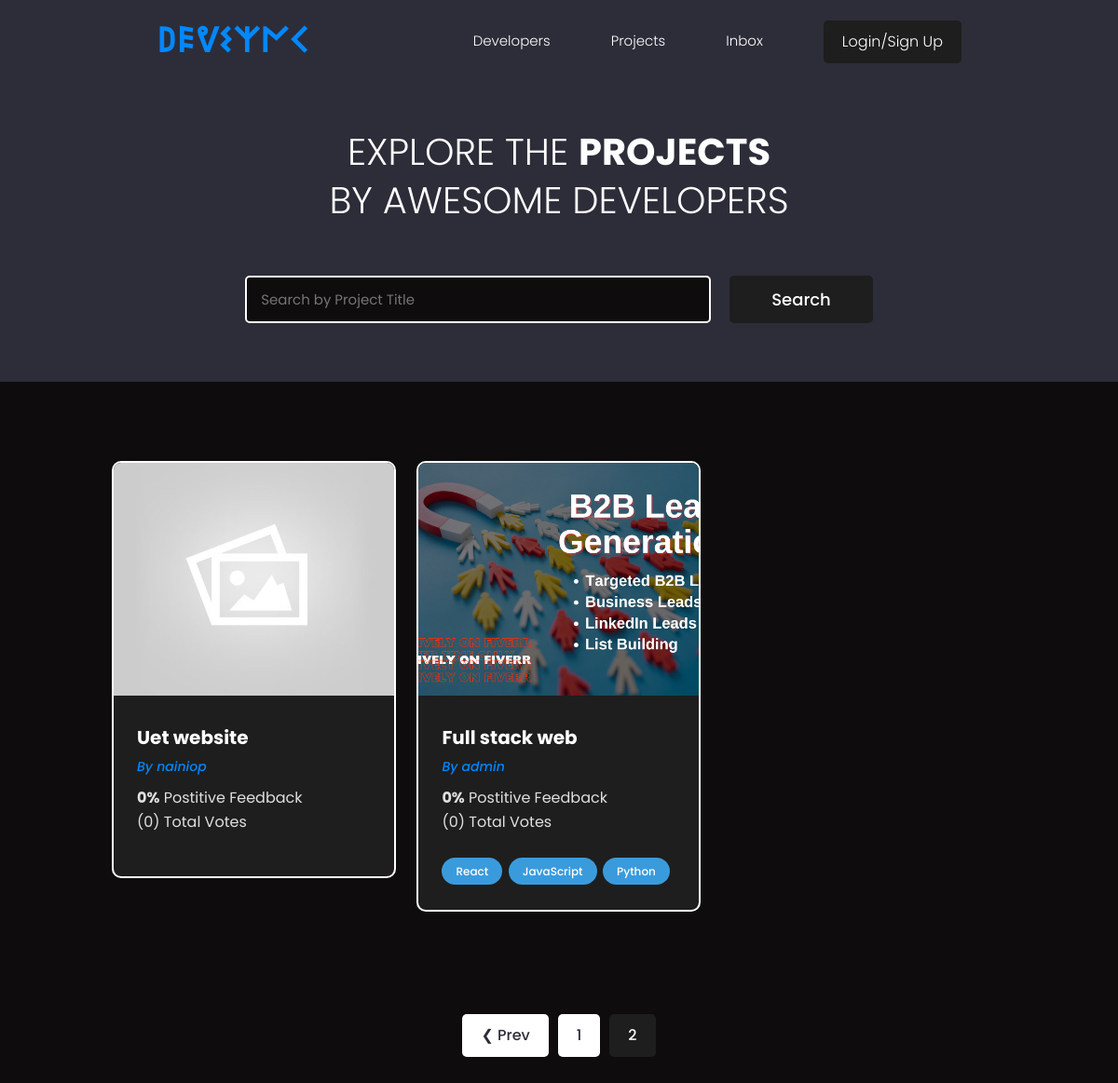
Screenshot of /projects/?page=2 with the database file from the repository.
### app2024/models.py (models this page shows, shortened)
class Project(models.Model):
    owner = models.ForeignKey(Profile, null=True, blank=True, on_delete=models.SET_NULL)
    title = models.CharField(max_length=200)
    description = models.TextField(null=True, blank=True)
    demo_link = models.CharField(max_length=2000, null=True, blank=True)
    source_link = models.CharField(max_length=2000, null=True, blank=True)
    featured_image = models.ImageField(null=True, blank=True, default="default.jpg")
    tags = models.ManyToManyField("Tag", blank=True)
    vote_total = models.IntegerField(default=0, null=True, blank=True)
    vote_ratio = models.IntegerField(default=0, null=True, blank=True)
    created = models.DateTimeField(auto_now_add=True)
    id = models.UUIDField(
        default=uuid.uuid4, unique=True, primary_key=True, editable=False
    )
    class Meta:
        ordering = ["-vote_ratio", "-vote_total"]

class Tag(models.Model):
    name = models.CharField(max_length=200)
    created = models.DateTimeField(auto_now_add=True)
    id = models.UUIDField(
        default=uuid.uuid4, unique=True, primary_key=True, editable=False
    )
    def __str__(self):
        return self.name

### users/models.py (models this page shows)
class Profile(models.Model):
    user = models.OneToOneField(User, on_delete=models.CASCADE, null=True, blank=True)
    name = models.CharField(max_length=200, null=True, blank=True)
    email = models.EmailField(max_length=200, unique=True, null=True, blank=True)
    username = models.CharField(max_length=200, null=True, blank=True)
    headline = models.CharField(max_length=200, null=True, blank=True)
    bio = models.TextField(null=True, blank=True)
    location = models.CharField(max_length=200, null=True, blank=True)
    profile_image = models.ImageField(
        max_length=200,
        null=True,
        blank=True,
        upload_to="profiles/",
        default="default_profile.png",
    )
    social_github = models.CharField(max_length=200, null=True, blank=True)
    social_twitter = models.CharField(max_length=200, null=True, blank=True)
    social_linkedin = models.CharField(max_length=200, null=True, blank=True)
    social_youtube = models.CharField(max_length=200, null=True, blank=True)
    social_website = models.CharField(max_length=200, null=True, blank=True)
    created = models.DateTimeField(auto_now_add=True)
    id = models.UUIDField(
        default=uuid.uuid4, unique=True, primary_key=True, editable=False
    )
    def __str__(self):
        return str(self.user.username)

### app2024/views.py (the view)
# urls.py: path('projects/',views.homepage,name='project'),
def homepage(request):
    q = ""
    if request.GET.get("q"):
        q = request.GET.get("q")
    tags = Tag.objects.filter(name__icontains=q)
    projects = Project.objects.distinct().filter(
        Q(title__icontains=q)
        | Q(description__icontains=q)
        | Q(owner__name__icontains=q)
        | Q(tags__in=tags)
    )
    page = request.GET.get("page")
    results = 3
    paginator = Paginator(projects, results)
    try:
        projects = paginator.page(page)
    except PageNotAnInteger:
        page = 1
        projects = paginator.page(page)
    except EmptyPage:
        page = paginator.num_pages
        projects = paginator.page(page)
    context = {"page": "Projects", "projects": projects, "q": q, "paginator": paginator}
    return render(request, "homepage.html", context)

### templates/homepage.html (shortened to what this page needs)
{% extends "base.html" %}
{% block content %}
<main class="home">
    <section class="hero-section text-center">
      <div class="container container--narrow">
        <div class="hero-section__box">
          <h2>Explore the <span>Projects</span></h2>
          <h2> by Awesome developers</h2>
        </div>
        <div class="hero-section__search">
          <form class="form" action="{% url 'project' %}" method="get">
            <div class="form__field">
              <input class="input input--text" id="formInput#search" type="text" name="q"
               value="{{q}}" placeholder="Search by Project Title" />
            </div>
            <input class="btn btn--sub btn--lg" type="submit" value="Search" />
          </form>
        </div>
      </div>
    </section>
    <section class="projectsList">
      <div class="container">
        <div class="grid grid--three">
            {% for project in projects %}
          <div class="column">
            <div class="card project">
              <a href="{% url 'projectpage' project.id %}" class="project">
                <img class="project__thumbnail" src="{{ project.featured_image.url }}" alt="project thumbnail" />
                <div class="card__body">
                  <h3 class="project__title">{{project.title}}</h3>
                  <p><a class="project__author" href="{% url 'user-profile' project.owner.id %}">By {{project.owner}}</a></p>
                  <p class="project--rating">
                    <span style="font-weight: bold;">{{project.vote_ratio}}%</span> Postitive
                    Feedback<br>({{project.vote_total}}) Total Vote{{project.vote_total|pluralize:"s"}}
                  </p>
                  <div class="project__tags">
                    {% for tag in project.tags.all %}
                    <span class="tag tag--pill tag--main">
                      <small>{{ tag }}</small>
                    </span>
                    {% endfor %}
                  </div>
                </div>
              </a>
            </div>
          </div>
          {% endfor %}
        </div>
      </div>
    </section>
    {% if projects.has_other_pages %}
    <div class="pagination">
      <ul class="container">
        {% if projects.has_previous %}
        <li><a class="btn page-link btn" href="?page={{projects.previous_page_number}}">&#10094; Prev</a></li>
        {% endif %}
        {% for page in paginator.page_range %}
        {% if page == projects.number %}
        <li><a class="btn page-link btn--sub" href="?={{page}}">{{page}}</a></li>
        {% else %}
        <li><a class="btn page-link" href="?page={{page}}">{{page}}</a></li>
        {% endif %}
        {% endfor %}
      </ul>
    </div>
    {% endif %}
  </main>
{% endblock content %}

### static/styles/app.css (style rules this page uses)
:root { --color-sub: #2d2d39; }
.btn--sub { background-color: var(--color-sub-light); }
.card { border: 2px solid var(--color-light); }
img { width: 100%; }
.hero-section { height: 40vh; display: flex; align-items: center; background-color: var(--color-sub); }
.hero-section__box { margin-bottom: 4rem; }
.hero-section__box>h2, .hero-section__box>h2>span { font-size: 4rem; color: var(--color-light); line-height: 1.3; text-transform: uppercase; }
.hero-section__box>h2 { font-weight: 300; }
.hero-section__box>h2>span { font-weight: 700; }
.hero-section__search>.form { display: flex; align-items: center; justify-content: center; gap: 2rem; }
.hero-section__search>.form input.input--text { width: 50rem; }
.pagination { margin-top: 8rem; margin-bottom: 10rem; }
.pagination>ul { flex-wrap: wrap; list-style: none; display: flex; align-items: center; justify-content: center; gap: 1rem; }
.pagination .btn { color: var(--color-sub); }
.pagination .btn.btn--sub { color: var(--color-light); }
.project__author { font-size: 1.4rem; font-style: italic; }
.project--rating { margin-bottom: 1.6em; margin-top: .5em; }
.projectsList { margin-top: 8rem; }
.project__thumbnail { height: 25rem; object-fit: cover; object-position: top center; }
.project__title { font-size: 2rem; font-weight: 700; color: var(--color-light); }

### static/uikit/styles/modules/_variables.css (style rules this page uses)
:root { --color-main: #0088ff; --color-main-light: #3a9bdc; --color-sub: #121212; --color-sub-light: #1e1e1e; --color-sub-lighter: #333333; --color-text: #e0e0e0; --color-gray: #757575; --color-light: #ffffff; --color-light-gray: #616161; --color-bg: #0e0c0c; --color-white: #ffffff; --color-white-light: #bfbfbf; --color-success: #4caf50; --color-success-bg: #2e7d32; --color-error: #f44336; --color-error-bg: #d32f2f; --font-base: 'Poppins', 'Segoe UI', Roboto, 'Helvetica Neue', Arial, sans-serif; --font-monospace: 'Fira Code', 'Courier New', Courier, monospace; --font-regular: 400; --font-medium: 500; --font-bold: 700; --generic-shadow: 2px 2px 8px rgba(0, 0, 0, 0.5); --generic-transition: all 0.3s ease-in-out; }

### static/uikit/styles/modules/_base.css (style rules this page uses)
* { margin: 0; padding: 0; box-sizing: border-box; text-rendering: optimizeLegibility; color: inherit; font-size: inherit; }
html { font-size: 50%; }
@media only screen and (min-width: 480px) { html { font-size: 56.25%; } }
@media only screen and (min-width: 1200px) { html { font-size: 62.5%; } }
body { line-height: 1.6; font-weight: 400; font-size: 1.5rem; color: var(--color-text); background-color: var(--color-bg); min-height: 100vh; }

### static/uikit/styles/modules/_typography.css (style rules this page uses)
* { font-family: var(--font-base); }
h2 { font-size: 3.6rem; font-weight: var(--font-bold); }
h3 { font-size: 3.2rem; font-weight: var(--font-medium); }
p, span, strong { font-size: 1.6rem; color: var(--color-text); font-weight: var(--font-regular); }
a { padding-bottom: 2px; text-decoration: none; display: inline-block; color: var(--color-main); font-weight: var(--font-medium); }

### static/uikit/styles/modules/_utilities.css (style rules this page uses)
.container { width: 92%; max-width: 165rem; margin: 0 auto; box-sizing: border-box; }
.container--narrow { width: 92%; max-width: 120rem; }
@media screen and (min-width: 1000px) { .container { width: 90%; } }
@media screen and (min-width: 1000px) { .container--narrow { width: 85%; } }
@media screen and (min-width: 1200px) { .container { width: 80%; } }
@media screen and (min-width: 1200px) { .container--narrow { width: 72%; } }
.text-center { text-align: center; }

### static/uikit/styles/modules/_button.css (style rules this page uses)
.btn { display: inline-block; position: relative; cursor: pointer; background-color: var(--color-light); font-weight: var(--font-medium); color: var(--color-sub); text-decoration: none; padding: 1rem 2rem; border-radius: 0.5rem; border: none; width: -webkit-fit-content; width: -moz-fit-content; width: fit-content; height: -webkit-fit-content; height: -moz-fit-content; height: fit-content; font-size: 1.6rem; outline-width: 0; outline-color: transparent; -webkit-backface-visibility: hidden; backface-visibility: hidden; transition: all 0.3s ease-in-out; }
.btn--sub { background-color: var(--color-sub); color: var(--color-white); }
.btn--lg { font-size: 1.8rem; padding: 1.2rem 4.5rem; }

### static/uikit/styles/modules/_card.css (style rules this page uses)
.card { border-radius: 1rem; background-color: var(--color-sub-light); border: 1.5px solid var(--color-light); width: auto; height: auto; margin-top: 0.5rem; margin-bottom: 0.5rem; overflow: hidden; }
.card__body, .card__header { padding: 2rem 2.5rem; }

### rows the page displays
Project: featured_image (placeholder picture), title "Uet website", owner "nainiop", vote_ratio "0", vote_total "0"
Project: featured_image (picture), title "Full stack web", owner "admin", vote_ratio "0", vote_total "0"
Tag: name "React"
Tag: name "JavaScript"
Tag: name "Python"

### other values shown
{{ page }} "1"
{{ page }} "2"
